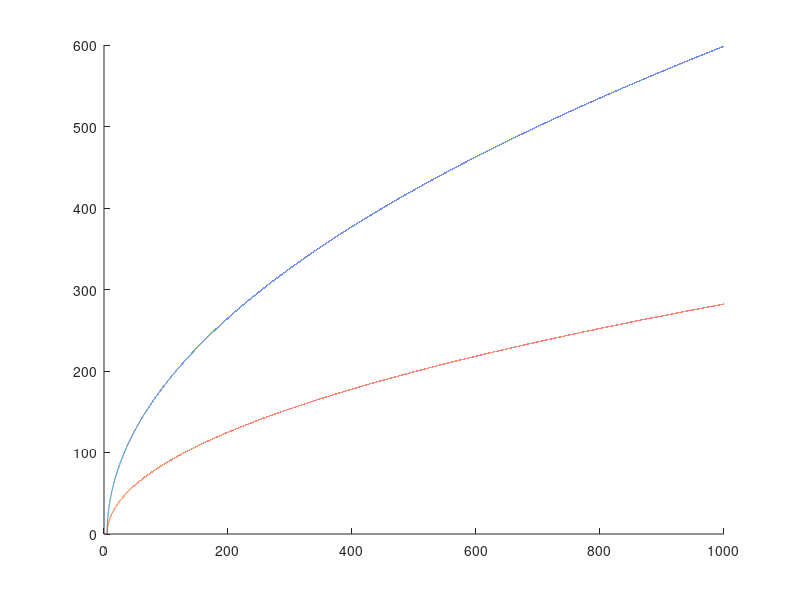

This figure's MATLAB source:
%% Demo mvt

t = 0:.01:1000;
travel_time = 5;
rate_A = 2;
max_A = 3;
rate_B = 1;
max_B = 2;

% A = max_A ./ (1 + exp(-1 .* (t - travel_time)));
% B = max_B ./ (1 + exp(-1 .* (t - travel_time)));

A = max_A * sqrt(rate_A * 20 * (t - travel_time));
B = max_B * sqrt(rate_B * 20 * (t - travel_time));

figure();hold on
plot(t,A)
plot(t,B)